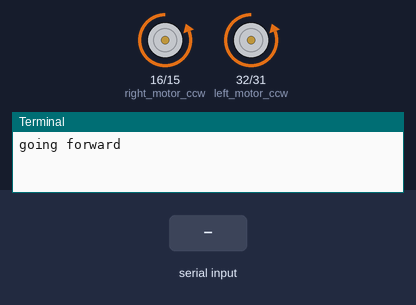
Recording of a program running on a simulated Raspberry Pi (header pin numbers). Parts: motor-driver pin pairs drawn as motors (green arrow = first pin HIGH = forward, orange = second pin HIGH = backward, longer = more drive), the last lines printed to the terminal. The test bench sets the inputs (shaded band). Threads take turns every 2 ms.

Above: at 1.2 s.
1.3 s: "5\n" received over the second serial link
At 2.5 s:
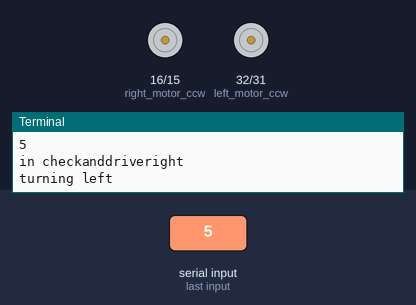
4.3 s: "90\n" received over the second serial link
At 6.1 s:
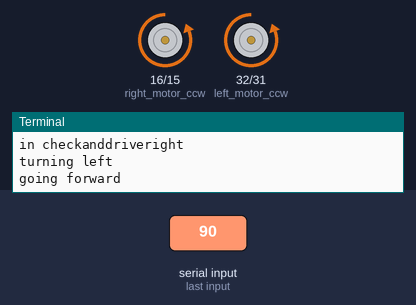
6.4 s: "1\n" received over the second serial link
At 7.0 s:
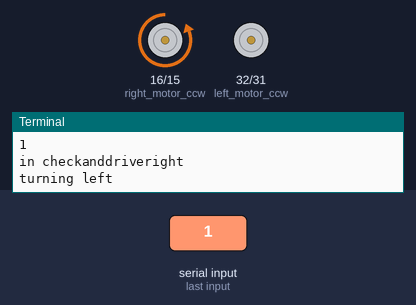
Timing chart, 0 to 15.4 s (numbered marks = the images above; inputs shaded):
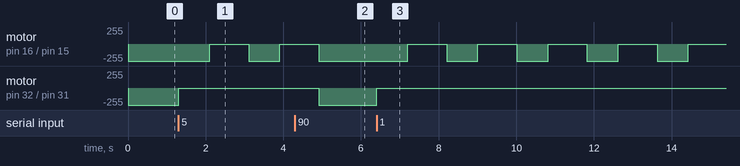

Measured:
- after the input at 1.3 s, motor on pin 16 (right_motor_ccw) / pin 15 (right_motor_cw): backward 255/255 → stopped after 0.80 s, → backward 255/255 1.0 s later, → stopped 0.80 s later; motor on pin 32 (left_motor_ccw) / pin 31 (left_motor_cw): backward 255/255 → stopped at once
- after the input at 4.3 s, motor on pin 16 (right_motor_ccw) / pin 15 (right_motor_cw): goes on until 4.9 s, then stays backward 255/255; motor on pin 32 (left_motor_ccw) / pin 31 (left_motor_cw): stopped → backward 255/255 after 0.61 s
- after the input at 6.4 s, motor on pin 16 (right_motor_ccw) / pin 15 (right_motor_cw): alternates backward 255/255 for 0.80 s and stopped for 1.0 s, starting after 0.81 s; motor on pin 32 (left_motor_ccw) / pin 31 (left_motor_cw): backward 255/255 → stopped at once

The program:

ultra.py
```python
import _thread
from typing import final
import serial
import RPi.GPIO as gpio
import time
#motor notations
left_motor_cw=31
left_motor_ccw=32
right_motor_cw=15
right_motor_ccw=16


def goforward():
    global left_motor_ccw,left_motor_cw,right_motor_ccw,right_motor_cw
    gpio.output(left_motor_cw,gpio.HIGH)
    gpio.output(right_motor_cw,gpio.HIGH)
    print('going forward')

def turnleft():
    global let_motor_ccw,left_motor_cw,right_motor_ccw,right_motor_cw
    gpio.output(right_motor_cw,gpio.HIGH)
    gpio.output(left_motor_cw,gpio.LOW)
    print('turning left')
    time.sleep(0.8)
    gpio.output(right_motor_cw,gpio.LOW)

def turnright():
    global left_motor_ccw,left_motor_cw,right_motor_ccw,right_motor_cw
    gpio.output(left_motor_cw,gpio.HIGH)
    gpio.output(right_motor_cw,gpio.LOW)
    print('turning right')
    time.sleep(0.8)
    gpio.output(left_motor_cw,gpio.LOW)

def gobackward():
    global left_motor_ccw,left_motor_cw,right_motor_ccw,right_motor_cw
    gpio.output(left_motor_ccw,gpio.HIGH)
    gpio.output(right_motor_ccw,gpio.HIGH)
    print('going backward')

def stop():
    global left_motor_ccw,left_motor_cw,right_motor_ccw,right_motor_cw
    gpio.output(left_motor_cw,gpio.LOW)
    gpio.output(left_motor_ccw,gpio.LOW)
    gpio.output(right_motor_cw,gpio.LOW)
    gpio.output(right_motor_ccw,gpio.LOW)

def checkanddriveright():
    while int(distance[-1][0]) < 30:
        stop()
        turnleft()
        time.sleep(1)
        if int(distance[-1][0]) < 30:
            break
    goforward()

def checkanddriveleft():
    while int(distance[-1][1]) < 30:
        stop()
        turnright()
        time.sleep(1)
        if int(distance[-1][1]) < 30:
            break
    goforward()

# Define a function for the thread
def serial_monitor(iss):
    gpio.setmode(gpio.BOARD)
    gpio.setwarnings(False)
    gpio.setup(left_motor_cw,gpio.OUT)
    gpio.setup(left_motor_ccw,gpio.OUT)
    gpio.setup(right_motor_cw,gpio.OUT)
    gpio.setup(right_motor_ccw,gpio.OUT)
    global distance
    ser = serial.Serial('/dev/ttyACM0', 9600, timeout=1)
    ser.reset_input_buffer()
    while True:
        if len(distance)>10:
            distance=[distance[-1]]
        if ser.in_waiting > 0:
            line = ser.readline().decode('ascii').rstrip()
            distance.append(line.split(' '))


def motor_control(ssi):
    goforward()
    while True:
        try:
            if int(distance[-1][0]) < 30:
                stop()
                print(int(distance[-1][0]))
                print('in checkanddriveright')
                checkanddriveright()
            elif int(distance[-1][1]) < 30:
                stop()
                print(int(distance[-1][1]))
                print('in checkanddriveleft')
                checkanddriveleft()
            else:
                goforward()
        except:
            pass

distance=[]
try:
    _thread.start_new_thread(serial_monitor,(1,))
    _thread.start_new_thread(motor_control,(1,))
except KeyboardInterrupt:
    print ("Error: unable to start thread")
finally:
    gpio.cleanup()
try:
    while 1:
        pass
except KeyboardInterrupt:
    pass
finally:
    gpio.cleanup()
```
